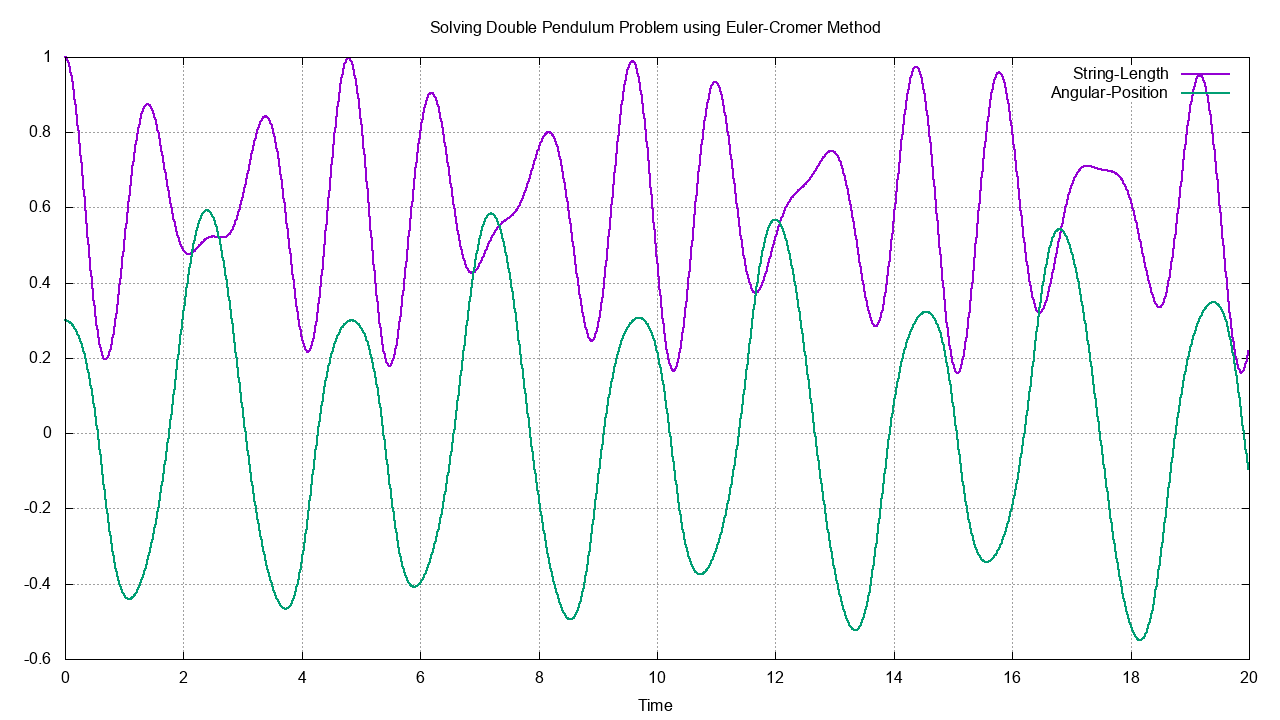

Generate this figure with gnuplot:
set title "Solving Double Pendulum Problem using Euler-Cromer Method"
set xlabel "Time"
set grid

set terminal png size 1280,720
set output "2_EC.png"
plot "2_EC.dat" u 1:(column("String-Length")) w l lw 2, "" u 1:(column("Angular-Position")) w l lw 2

set terminal wxt background '#00222222'
plot "2_EC.dat" u 1:(column("String-Length")) w l lw 2, "" u 1:(column("Angular-Position")) w l lw 2
